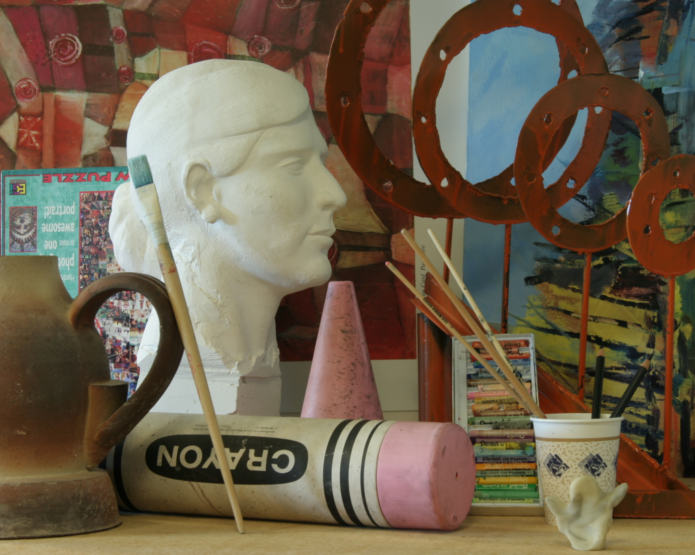
#> input picture view1.png, 695 x 555 px
$ python disparity.py
#> lines starting #> are read from the running program, lines starting #| are printed output that depends on the picture
import numpy as np
import cv2 as cv
import matplotlib.pyplot as plt
imgL=cv.imread("view1.png",0)
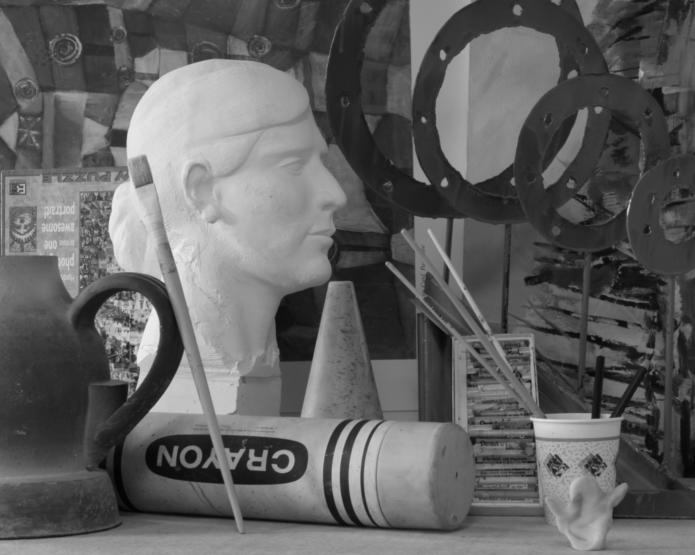
#> imgL: shape (555, 695); min 2, max 237, mean 96.5
imgR=cv.imread("view6.png",0)
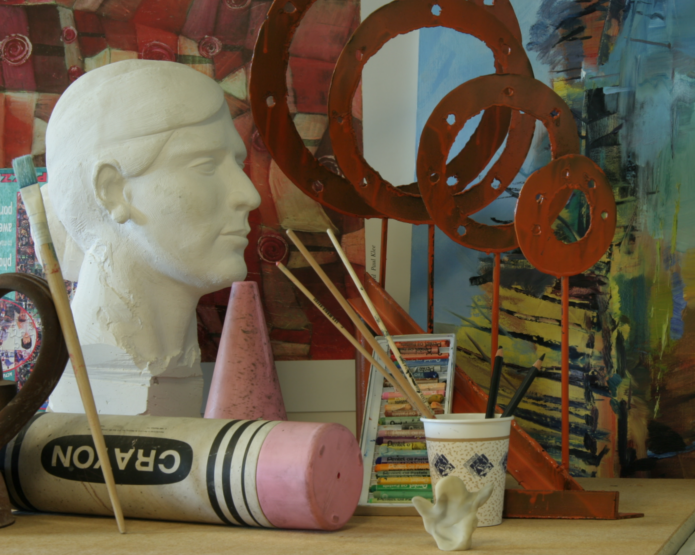
#> input picture view6.png, 695 x 555 px
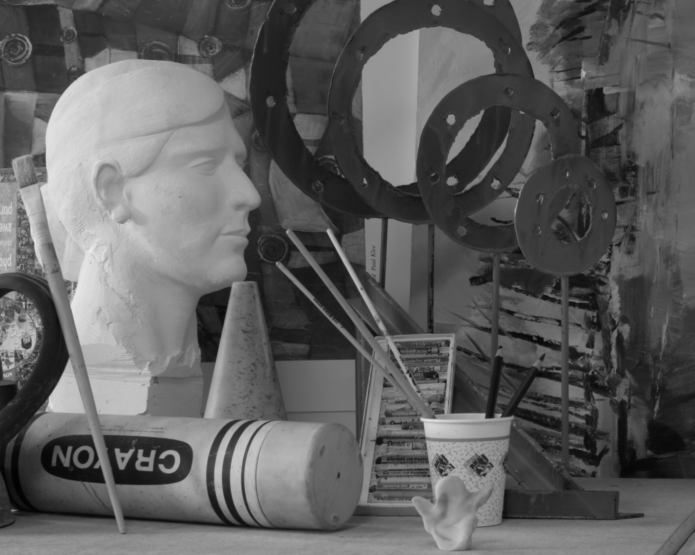
#> imgR: shape (555, 695); min 2, max 232, mean 94.2
stereo=cv.StereoSGBM_create(minDisparity=0,numDisparities=144,blockSize=31)
#> (the run stopped early here; a loop or call above may not have finished)
